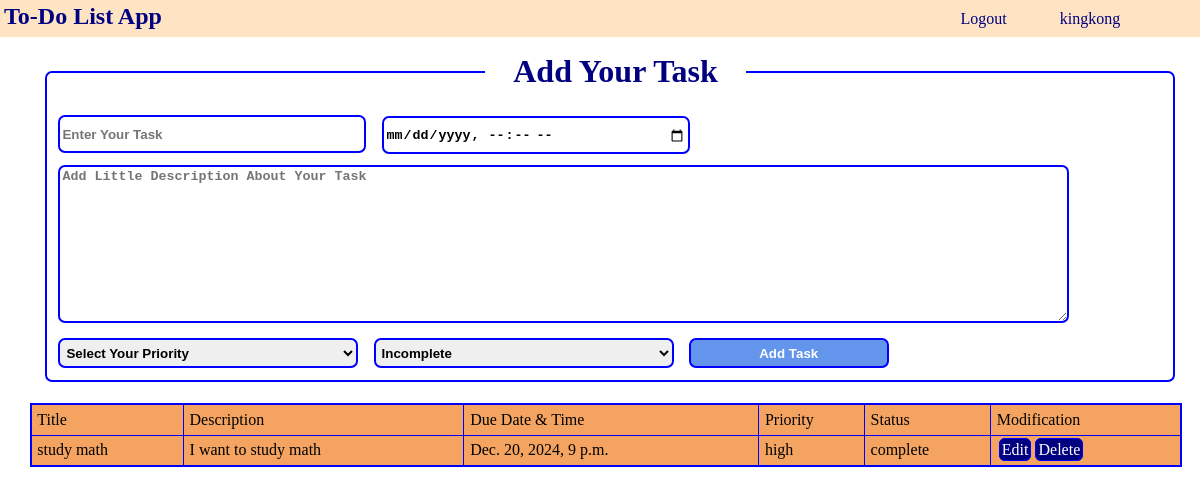
The page /todolistapp/todolistapp (signed in) on the database its author committed.
### web/models.py (models this page shows)
class ToDo(models.Model):
    user = models.ForeignKey(User, on_delete = models.CASCADE,default=1)
    title = models.CharField(max_length = 200)
    description = models.TextField(blank=True, null=True)
    datetime = models.DateTimeField()
    priority = models.CharField(max_length = 50, choices = [('high', 'High'), ('medium', 'Medium'), ('low', 'Low')], default = 'medium')
    status = models.CharField(max_length = 50, choices = [('incomplete', 'Incomplete'), ('complete', 'Complete')], default = 'incomplete')

### web/views.py (the view, shortened to what this page needs)
# urls.py: path('todolistapp', views.index, name='index'),
@login_required(login_url = 'loginuser')
def index(request):
    return render(request, 'index.html', {'task' : ToDo.objects.filter(user = request.user),'name':request.user.username})

### web/templates/index.html (shortened to what this page needs)
{%extends 'layout.html'%}
{%block body%}
<nav>
    <h1><a href='/todolistapp/home'>To-Do List App</a></h1>
    <ul>
        <li><a href='/todolistapp/logout'>Logout</a></li>
        <li>{{name}}</li>
    </ul>
</nav>
 <form method="post">
        <fieldset>
            <legend><h1>Add Your Task</h1></legend>
        <input type="text" name="task" placeholder="Enter Your Task" required/>
        <input type="datetime-local" name="datetime" placeholder="Add Due Date & Time" required/><br/>
        <textarea name="description" placeholder="Add Little Description About Your Task" required></textarea>
        <select name="priority" required>
            <option value="select">Select Your Priority</option>
        </select>
        <select name="status" required>
            <option value="incomplete">Incomplete</option>
        </select>
        <input type="submit" value="Add Task"/>
    </fieldset>
    </form>
    <table border='1'>
        <tr>
            <td>Title</td>
            <td>Description</td>
            <td>Due Date & Time</td>
            <td>Priority</td>
            <td>Status</td>
            <td>Modification</td>
        </tr>
        {% for item in task%}
        <tr>
            <td>{{item.title}}</td>
            <td>{{item.description}}</td>
            <td>{{item.datetime}}</td>
            <td>{{item.priority}}</td>
            <td>{{item.status}}</td>
            <td><a href={% url 'edit' item.id%}> Edit</a><a href={% url 'delete' item.id%}>Delete</a></td>
        </tr>
        {%endfor%}
    </table>
{% endblock body %}

### static/style.css (style rules this page uses)
input, select { width: 300px; height: 30px; border-radius: 7px; font-weight: 600; padding: 2px; border: 2px solid blue; }
h1 { color: navy; }
* { padding: 0.5%; margin: 0.5%; }
form { width: 99%; padding: 10px; }
legend { text-align: center; width: 250px; }
fieldset { border: 2px solid blue; border-radius: 7px; }
textarea { width: 90%; height: 150px; border-radius: 7px; font-weight: 600; padding: 2px; border: 2px solid blue; }
input[type='submit'] { background-color: cornflowerblue; color: white; width: 200px; height: 30px; }
table { width:100%; border:2px solid blue; border-collapse:collapse; padding:2px; background-color:sandybrown; font-weight:600px; }
a { text-decoration:none; background-color: navy; color: white; border:1px solid blue; padding:2px; margin:2px; height: 30px; border-radius:6px; }
nav { padding:0; margin:0; top:0; left:0; width:100%; background-color:bisque; position:fixed; }
nav>h1 { display:inline; color:navy; padding:0; margin:0; }
nav>h1>a { background-color:transparent; color:navy; border:none; }
nav>ul { display:inline-flex; width:80%; justify-content:flex-end; gap:30px; padding:0; margin:0; font-size:16px; list-style:none; color:navy; }
nav>ul>li>a { background-color:transparent; color:navy; border:none; }

### rows shown on the page
ToDo: title "study math", description "I want to study math", datetime "Dec. 20, 2024, 9 p.m.", priority "high", status "complete"

### other values the page prints
{{ name }} "kingkong"
